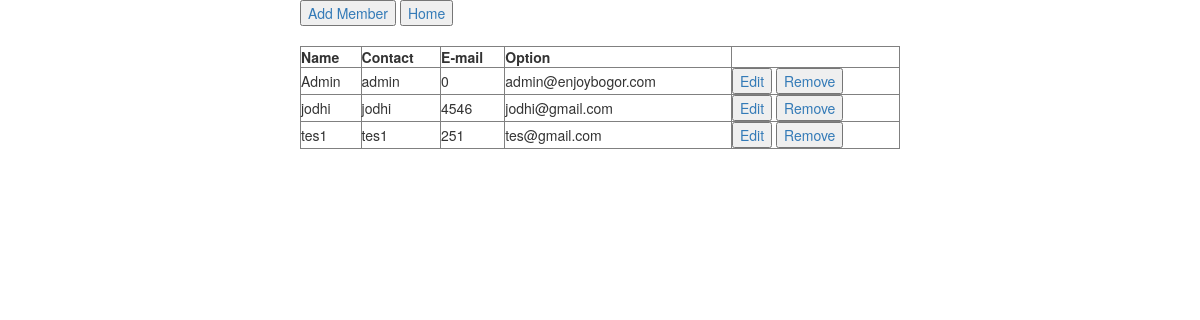
/Admin/crud/users/index.php, run on the app's committed database.
### tables this page shows
CREATE TABLE `users` (
  `user_id` int(11) NOT NULL,
  `username` varchar(255) NOT NULL,
  `user_name` varchar(255) NOT NULL,
  `date_signup` timestamp NOT NULL DEFAULT CURRENT_TIMESTAMP,
  `points` int(11) DEFAULT '0',
  `user_contact` bigint(13) NOT NULL,
  `email` varchar(100) NOT NULL,
  `password` varchar(100) NOT NULL,
  `active` int(11) NOT NULL DEFAULT '0'
);

### Admin/crud/users/index.php (the view, shortened to what this page needs)
<?php require_once '../../../connect/db_connect.php'; ?>
<!DOCTYPE html>
<html>
<head>
	<link rel="stylesheet" href="https://maxcdn.bootstrapcdn.com/bootstrap/3.3.7/css/bootstrap.min.css">
</head>
<body>
<div class="manageMember">
	<a href="create.php"><button type="button">Add Member</button></a>
	<a href="../../home.php"><button type="button">Home</button></a>
	<table border="1" cellspacing="0" cellpadding="0">
		<thead>
			<tr>
				<th>Name</th>
				<th>Contact</th>
				<th>E-mail</th>
				<th>Option</th>
			</tr>
		</thead>
		<tbody>
			<?php
            $sql = "SELECT * FROM users WHERE active = 1";
            $result = $connect->query($sql);
            if ($result->num_rows >0) {
                while ($row = $result->fetch_assoc()) {
                    echo "
					<tr>
						<td> ".$row['user_name']."</td>
						<td> ".$row['username']."</td>
						<td>".$row['user_contact']."</td>
						<td>".$row['email']."</td>
						<td>
							<a href='edit.php?user_id=".$row['user_id']."'><button type='button'>Edit</button></a>
							<a href='remove.php?user_id=".$row['user_id']."'><button type='button'>Remove</button></a>
						</td>
					</tr>";
                }
            } else {
                    echo "<tr><td colspan='5'><center>No Data Available</center></td></tr>";
                }
            ?>
		</tbody>
	</table>
</div>
</body>
</html>
</html>

### Admin/crud/users/index.php (style rules this page uses)
.manageMember { width: 50%; margin: auto; }
table { width: 100%; margin-top: 20px; }

### data on the page
users: user_name "Admin", username "admin", user_contact "0", email "admin@enjoybogor.com"
users: user_name "jodhi", username "jodhi", user_contact "4546", email "jodhi@gmail.com"
users: user_name "tes1", username "tes1", user_contact "251", email "tes@gmail.com"
